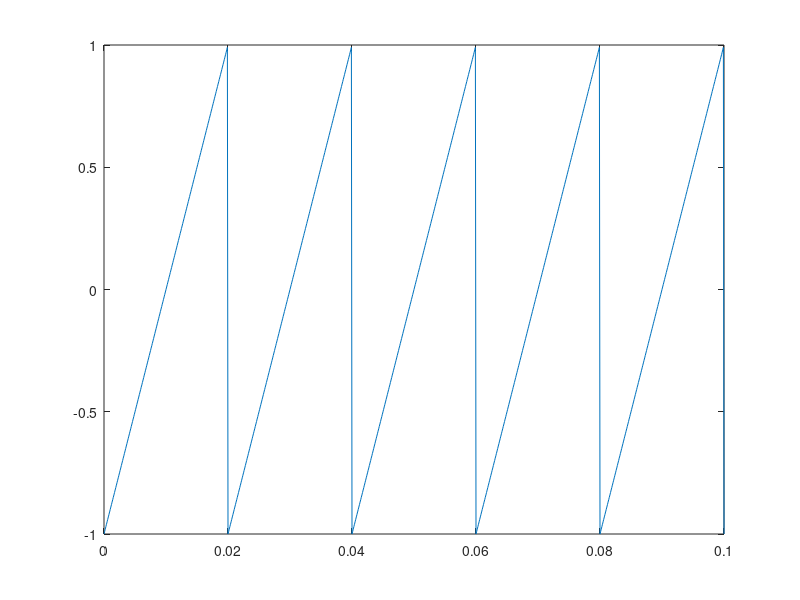
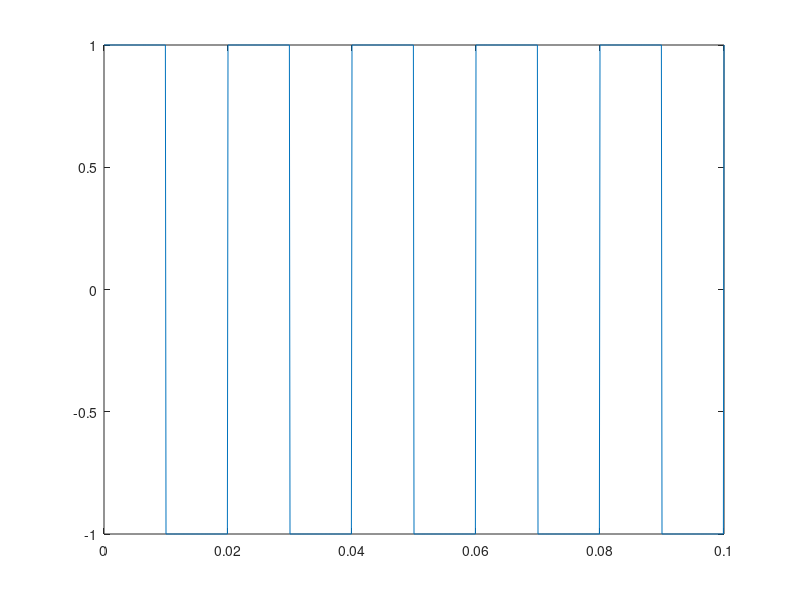
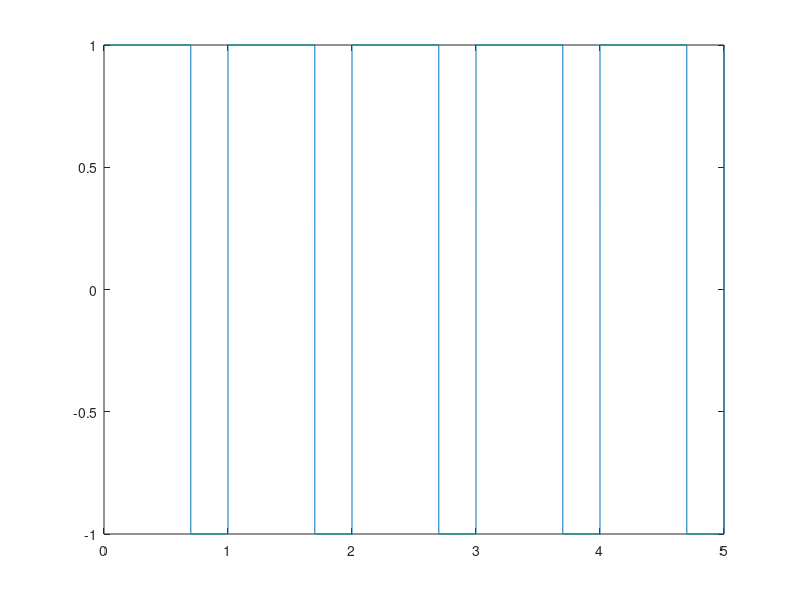

Recreate these plots in MATLAB, in order.
fs = 10e3
t = 0:(1/fs):0.1;
s1 = sawtooth(2*pi*50*t);
s2 = square(2*pi*50*t);
figure;

plot(t,s1)
figure;

plot(t,s2)

duty = 70 %percent of duty cycle

fs = 10e3;
t = 0:(1/fs):5;
s = square(2*pi*t,duty);
figure;
plot(t,s)
